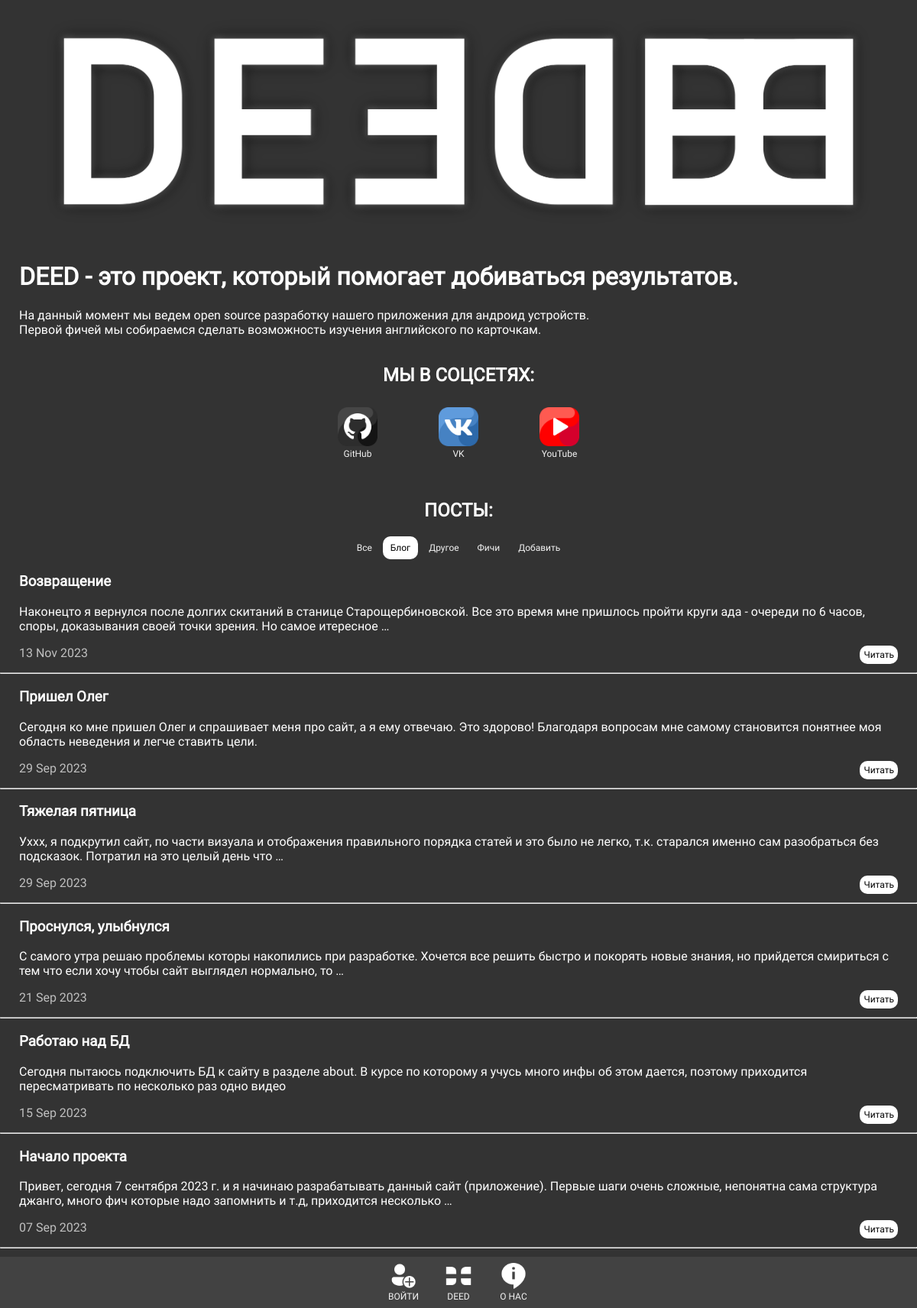
The page /category/blog/ (signed in) on the database its author committed.
### main_deed/models.py (models this page shows, shortened)
class Category(models.Model):
    name = models.CharField(max_length=100, db_index=True, verbose_name='Категория')
    slug = models.SlugField(max_length=255, unique=True, db_index=True, verbose_name='URL')
    def __str__(self):
        return self.name
    def get_absolute_url(self):
        return reverse('category', kwargs={'cat_slug': self.slug})
    class Meta:
        verbose_name = 'Категория'
        verbose_name_plural = 'Категории'

class DeedArticles(models.Model):
    title = models.CharField(max_length=30, verbose_name='Заголовок')
    slug = models.SlugField(max_length=255, unique=True, db_index=True, verbose_name='URL')
    content = models.TextField(blank=True, verbose_name='Текст')
    photo = models.ImageField(upload_to="photos/%artmain/", verbose_name='Фото')
    time_create = models.DateTimeField(auto_now_add=True, verbose_name='Время создания')
    time_update = models.DateTimeField(auto_now=True, verbose_name='Время изменения')
    is_published = models.BooleanField(default=True)
    cat = models.ForeignKey('Category', on_delete=models.PROTECT, verbose_name='Категория')
    def get_absolute_url(self):
        return reverse('post', kwargs={'post_slug': self.slug})
    class Meta:
        verbose_name = "Статья в разделе \'О нас\'"
        verbose_name_plural = "Статьи в разделе \'О нас\'"
        ordering = ['-time_create', 'title']

### main_deed/views.py (the view)
# urls.py: path('category/<slug:cat_slug>/', CategoryArticles.as_view(), name='category'),
class CategoryArticles(DataMixin, ListView):
    model = DeedArticles
    template_name = 'main_deed/about.html'
    context_object_name = 'articles'
    allow_empty = False
    def get_context_data(self, *, object_list=None, **kwargs):
        context = super().get_context_data(**kwargs)
        c_def = self.get_user_context(title=str(context['articles'][0].cat),
                                      cat_selected=context['articles'][0].cat_id,
                                      )
        return dict(list(context.items()) + list(c_def.items()))
    def get_queryset(self):
        return self.model.objects.filter(cat__slug=self.kwargs['cat_slug'], is_published=True)

### main_deed/templatetags/main_deed_tags.py (called while the page is built)
@register.simple_tag()
def get_menu():
    menu = [
        {'title': 'ВОЙТИ', 'url_name': 'login', 'src_img': 'main_deed/images/login.png'},
        {'title': 'DEED', 'url_name': 'main', 'src_img': 'main_deed/images/deed.png'},
        {'title': 'О НАС', 'url_name': 'about', 'src_img': 'main_deed/images/about.png'},
    ]
    return menu

### main_deed/utils.py (called while the page is built)
    def get_user_context(self, **kwargs):
        context = kwargs
        cats = Category.objects.annotate(Count('deedarticles')) # изменить, сделать проверку если есть хотя бы одна статья
        context['cats'] = cats
        context['show_add_article'] = self.request.user.is_authenticated
        if 'cat_selected' not in context:
            context['cat_selected'] = 0
        return context

### main_deed/templates/main_deed/about.html
{% extends 'main_deed/base.html' %}
{% load static %}
{% load main_deed_tags %}
{% block content %}
<div class="headimg">
    <img src="{% static 'main_deed/images/deed_full.png' %}" alt="DEED">
</div>
<div class="textarticle">
    <h1>DEED - это проект, который помогает добиваться результатов.</h1>
    <p>На данный момент мы ведем open source разработку нашего приложения для андроид устройств.
    <br>Первой фичей мы собираемся сделать возможность изучения английского по карточкам.</p>
</div>
<div class="soc-net">
    <h2>МЫ В СОЦСЕТЯХ:</h2>
    <a href="https://github.com/Metall011/DEED">
        <img src="{% static 'main_deed/images/soc_net/icon-github.png' %}" />
        <br>GitHub </a>
    <a href="#">
        <img src="{% static 'main_deed/images/soc_net/icon-vk.png' %}" />
        <br>VK </a>
    <a href="#">
        <img src="{% static 'main_deed/images/soc_net/icon-youtube.png' %}" />
        <br>YouTube </a>
</div>
<div class="textarticle">
<h2 align="center">ПОСТЫ:</h2>
<div class="categories">
    {% if cat_selected == 0 %}
        <a class="selected">Все</a>
    {% else %}
        <a href="{% url 'about' %}">Все</a>
    {% endif %}
    {% for cat in cats %}
    {% if cat.deedarticles__count > 0 %}
        {% if cat.pk == cat_selected %}
            <a class="selected">{{ cat.name }}</a>
        {% else %}
            <a href="{{ cat.get_absolute_url }}">{{ cat.name }}</a>
        {% endif %}
    {% endif %}
    {% endfor %}
    {% if show_add_article %}
        <a href="{% url 'addpost' %}">Добавить</a>
    {% endif %}
</div>
{% for article in articles %}
    <h3>{{ article.title }}</h3>
    <p>{{ article.content|linebreaks|truncatewords:30 }}</p>
    <div>
        <p class="date">{{ article.time_create|date:'d M Y' }}
            <a class="a-article" href="{{ article.get_absolute_url }}">Читать</a>
        </p>
    </div>
    <hr>
{% endfor %}
</div>
{% endblock %}

### main_deed/static/main_deed/css/styles.css (style rules this page uses)
html, body { font-family: Roboto; margin: 0; padding: 0; height: 100%; color: #fff; background: #333; }
.textarticle { overflow: hidden; width: 100%; text-align: left; }
.textarticle h1, h2, h3, p, hr { padding-left: 25px; padding-right: 25px; }
.textarticle h2 { padding-top: 25px; }
.a-article { text-decoration: none; color: black; background-color: #ffffff; border-radius: 10px; display: inline-block; float: right; text-align: center; padding: 5px 5px; font-size: 12px; }
.date { color: #c0c0c0; }
.navbar a, .soc-net a, .categories a, .btm a { float: none; display: inline-block; color: #f2f2f2; padding: 8px 10px; text-decoration: none; font-size: 12px; }
.soc-net a { padding: 8px 0px; }
.categories a.selected { background-color: #fff; color: black; border-radius: 10px; }
.soc-net, .categories { overflow: hidden; bottom: 0; width: 100%; text-align: center; }
.soc-net img { width: 40%; }
.headimg img { width: 100%; text-align: center; }

### rows shown on the page
Category: name "Блог"
Category: name "Другое"
Category: name "Фичи"
DeedArticles: title "Возвращение", content "Наконецто я вернулся после долгих скитаний в станице Старощербиновской. Все это время мне пришлось пройти круги ада - очереди по 6 часов, споры, доказывания своей точки зрения. Но самое итересное …", time_create "13 Nov 2023"
DeedArticles: title "Пришел Олег", content "Сегодня ко мне пришел Олег и спрашивает меня про сайт, а я ему отвечаю. Это здорово! Благодаря вопросам мне самому становится понятнее моя область неведения и легче ставить цели.", time_create "29 Sep 2023"
DeedArticles: title "Тяжелая пятница", content "Уххх, я подкрутил сайт, по части визуала и отображения правильного порядка статей и это было не легко, т.к. старался именно сам разобраться без подсказок. Потратил на это целый день что …", time_create "29 Sep 2023"
DeedArticles: title "Проснулся, улыбнулся", content "С самого утра решаю проблемы которы накопились при разработке. Хочется все решить быстро и покорять новые знания, но прийдется смириться с тем что если хочу чтобы сайт выглядел нормально, то …", time_create "21 Sep 2023"
DeedArticles: title "Работаю над БД", content "Сегодня пытаюсь подключить БД к сайту в разделе about. В курсе по которому я учусь много инфы об этом дается, поэтому приходится пересматривать по несколько раз одно видео", time_create "15 Sep 2023"
DeedArticles: title "Начало проекта", content "Привет, сегодня 7 сентября 2023 г. и я начинаю разрабатывать данный сайт (приложение). Первые шаги очень сложные, непонятна сама структура джанго, много фич которые надо запомнить и т.д, приходится несколько …", time_create "07 Sep 2023"

### other values the page prints
{{ m.title }} "ВОЙТИ" "DEED" "О НАС"
